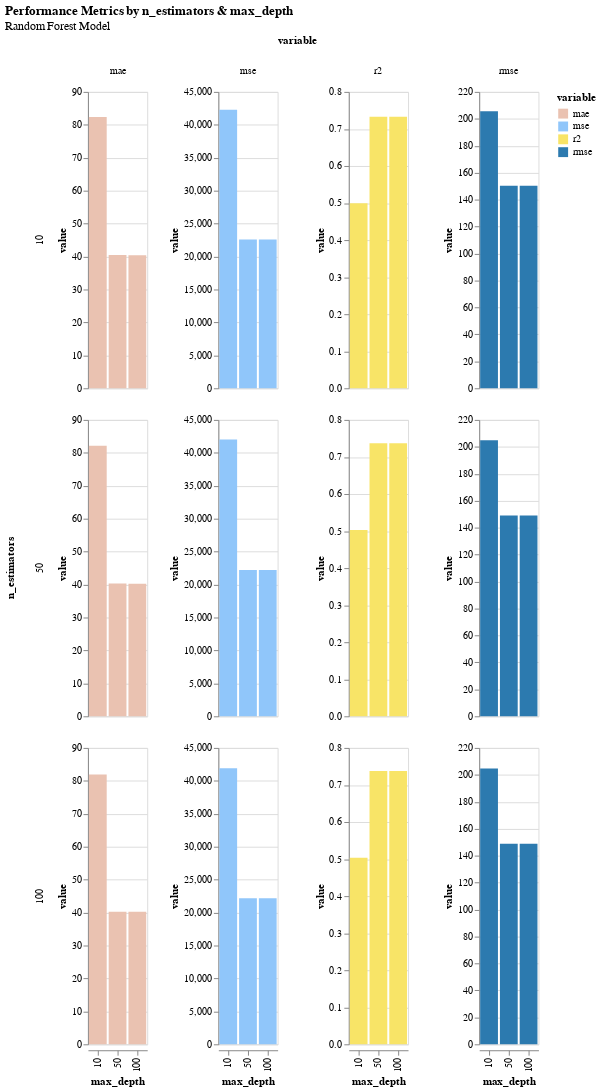

The notebook cell this image was saved under:
### Markdown cell above
## RandomForest Grid Search Results

It appears that the sweet spot for metrics optimization vs. model complexity is **10 estimators and max depth of 50 for each tree**. Additional trees beyond 10 does not add value to the model and there is a sigificant reduction in error and increase in r-squared after increasing max-depth to 50. However, more than 50 max_depth for each tree does not seem to increase value.

### Code cell
rfGridSearchResults = pd.DataFrame.from_dict(rfResults).T.reset_index()

rfGridSearchResults[['n_estimators', 'max_depth']] = rfGridSearchResults['index'].str.split("_", expand=True).astype(int)
rfGridSearchResults = rfGridSearchResults.melt(id_vars=["index", "n_estimators", "max_depth"])

rfMetricsChart = alt.Chart(rfGridSearchResults).mark_bar().encode(
    x='max_depth:N',
    y='value:Q',
    color=alt.Color('variable:N', scale = alt.Scale(range=["#EAC2B1", "#90C6FA", "#F8E467", "#2C7AAF"])),
    row='n_estimators:N',
    column='variable:N',
).resolve_scale(
  y='independent'
).properties(
    title={
    "text": ["Performance Metrics by n_estimators & max_depth"],
      "subtitle": ["Random Forest Model"]
    }
)

save(rfMetricsChart, "../reports/figures/GridSearchRandomForest.html")

rfMetricsChart

### Figure 1 — Vega-Lite specification as saved in the notebook (floating-point values rounded to 4 significant figures)
{"config": {"view": {"continuousWidth": 400, "continuousHeight": 300}}, "data": {"name": "data-987fd190ab392b8072910d4d8bf75906"}, "mark": "bar", "encoding": {"color": {"field": "variable", "scale": {"range": ["#EAC2B1", "#90C6FA", "#F8E467", "#2C7AAF"]}, "type": "nominal"}, "column": {"field": "variable", "type": "nominal"}, "row": {"field": "n_estimators", "type": "nominal"}, "x": {"field": "max_depth", "type": "nominal"}, "y": {"field": "value", "type": "quantitative"}}, "resolve": {"scale": {"y": "independent"}}, "title": {"text": ["Performance Metrics by n_estimators & max_depth"], "subtitle": ["Random Forest Model"]}, "$schema": "https://vega.github.io/schema/vega-lite/v4.17.0.json", "datasets": {"data-987fd190ab392b8072910d4d8bf75906": [{"index": "10_10", "n_estimators": 10, "max_depth": 10, "variable": "mae", "value": 82.36}, {"index": "10_50", "n_estimators": 10, "max_depth": 50, "variable": "mae", "value": 40.46}, {"index": "10_100", "n_estimators": 10, "max_depth": 100, "variable": "mae", "value": 40.43}, {"index": "50_10", "n_estimators": 50, "max_depth": 10, "variable": "mae", "value": 82.14}, {"index": "50_50", "n_estimators": 50, "max_depth": 50, "variable": "mae", "value": 40.29}, {"index": "50_100", "n_estimators": 50, "max_depth": 100, "variable": "mae", "value": 40.28}, {"index": "100_10", "n_estimators": 100, "max_depth": 10, "variable": "mae", "value": 81.97}, {"index": "100_50", "n_estimators": 100, "max_depth": 50, "variable": "mae", "value": 40.24}, {"index": "100_100", "n_estimators": 100, "max_depth": 100, "variable": "mae", "value": 40.23}, {"index": "10_10", "n_estimators": 10, "max_depth": 10, "variable": "mse", "value": 42290.0}, {"index": "10_50", "n_estimators": 10, "max_depth": 50, "variable": "mse", "value": 22580.0}, {"index": "10_100", "n_estimators": 10, "max_depth": 100, "variable": "mse", "value": 22580.0}, {"index": "50_10", "n_estimators": 50, "max_depth": 10, "variable": "mse", "value": 42010.0}, {"index": "50_50", "n_estimators": 50, "max_depth": 50, "variable": "mse", "value": 22210.0}, {"index": "50_100", "n_estimators": 50, "max_depth": 100, "variable": "mse", "value": 22220.0}, {"index": "100_10", "n_estimators": 100, "max_depth": 10, "variable": "mse", "value": 41900.0}, {"index": "100_50", "n_estimators": 100, "max_depth": 50, "variable": "mse", "value": 22170.0}, {"index": "100_100", "n_estimators": 100, "max_depth": 100, "variable": "mse", "value": 22170.0}, {"index": "10_10", "n_estimators": 10, "max_depth": 10, "variable": "rmse", "value": 205.6}, {"index": "10_50", "n_estimators": 10, "max_depth": 50, "variable": "rmse", "value": 150.3}, {"index": "10_100", "n_estimators": 10, "max_depth": 100, "variable": "rmse", "value": 150.3}, {"index": "50_10", "n_estimators": 50, "max_depth": 10, "variable": "rmse", "value": 205.0}, {"index": "50_50", "n_estimators": 50, "max_depth": 50, "variable": "rmse", "value": 149.0}, {"index": "50_100", "n_estimators": 50, "max_depth": 100, "variable": "rmse", "value": 149.0}, {"index": "100_10", "n_estimators": 100, "max_depth": 10, "variable": "rmse", "value": 204.7}, {"index": "100_50", "n_estimators": 100, "max_depth": 50, "variable": "rmse", "value": 148.9}, {"index": "100_100", "n_estimators": 100, "max_depth": 100, "variable": "rmse", "value": 148.9}, {"index": "10_10", "n_estimators": 10, "max_depth": 10, "variable": "r2", "value": 0.4993}, {"index": "10_50", "n_estimators": 10, "max_depth": 50, "variable": "r2", "value": 0.7326}, {"index": "10_100", "n_estimators": 10, "max_depth": 100, "variable": "r2", "value": 0.7326}, {"index": "50_10", "n_estimators": 50, "max_depth": 10, "variable": "r2", "value": 0.5025}, {"index": "50_50", "n_estimators": 50, "max_depth": 50, "variable": "r2", "value": 0.737}, {"index": "50_100", "n_estimators": 50, "max_depth": 100, "variable": "r2", "value": 0.737}, {"index": "100_10", "n_estimators": 100, "max_depth": 10, "variable": "r2", "value": 0.5038}, {"index": "100_50", "n_estimators": 100, "max_depth": 50, "variable": "r2", "value": 0.7375}, {"index": "100_100", "n_estimators": 100, "max_depth": 100, "variable": "r2", "value": 0.7375}]}}
